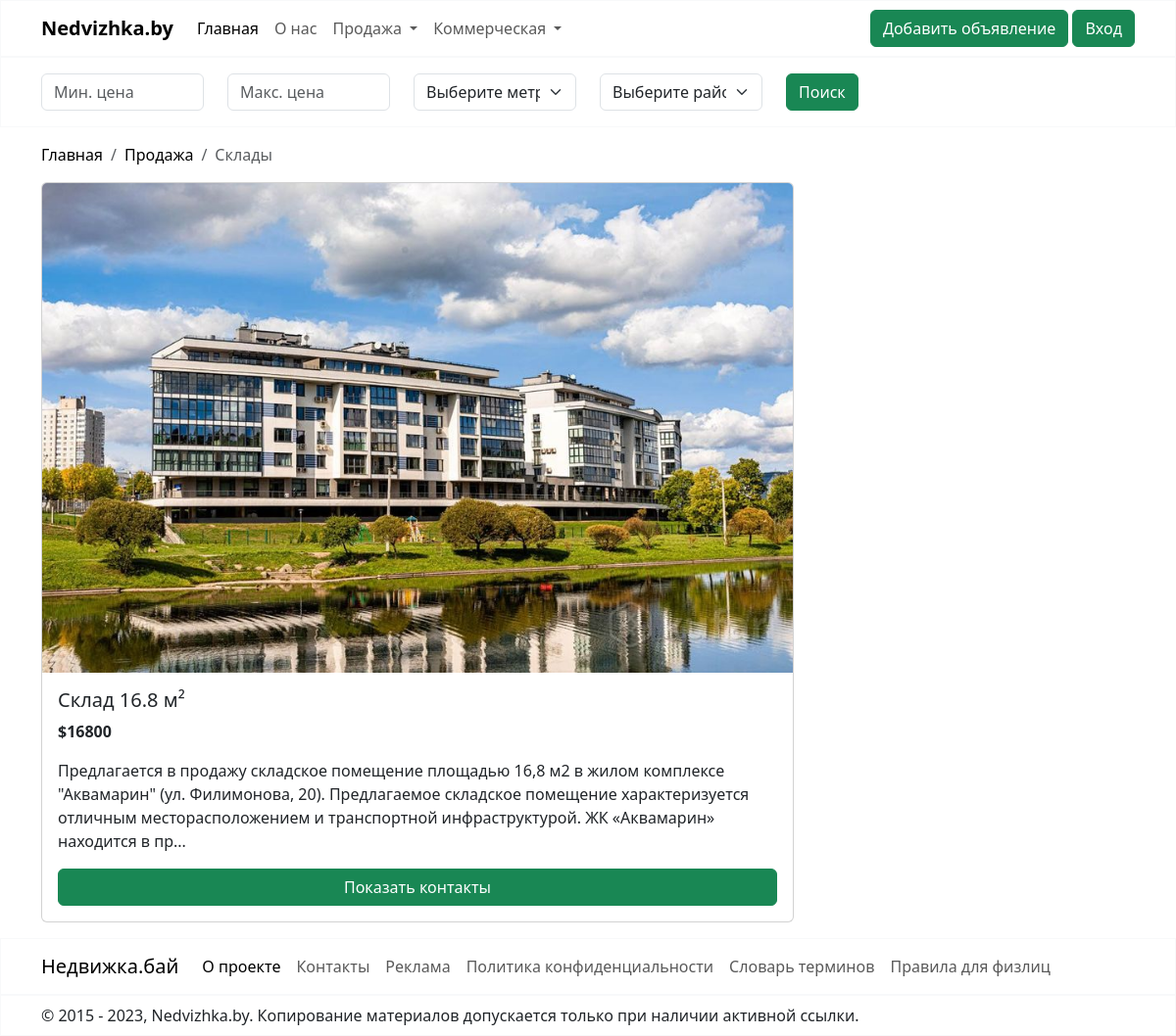
The page /sale/warehouse/ on the database its author committed.
### sale/models.py (models this page shows)
class Realty(models.Model):
    address = models.CharField(max_length=100)
    district = models.CharField(choices=DISTRICT, max_length=40, blank=True)
    subway = models.CharField(choices=SUBWAY, max_length=50, blank=True)
    description = models.CharField(max_length=4000)
    total_area = models.FloatField(validators=[MinValueValidator(10)])
    facilities = models.CharField(max_length=2000, blank=True)
    condition = models.CharField(choices=CONDITION, max_length=20)
    renovation = models.CharField(choices=RENOVATION, max_length=20)
    price = models.PositiveIntegerField(validators=[MinValueValidator(1)])
    image = models.ImageField(null=True, blank=True, upload_to="images")
    image_2 = models.ImageField(null=True, blank=True, upload_to="images")
    image_3 = models.ImageField(null=True, blank=True, upload_to="images")
    image_4 = models.ImageField(null=True, blank=True, upload_to="images")
    image_5 = models.ImageField(null=True, blank=True, upload_to="images")
    creator = models.ForeignKey(User, on_delete=models.CASCADE, default=1)
    is_moderated = models.BooleanField(default=False)
    class Meta:
        abstract = True

class Warehouse(Realty):
    number_of_separate_premises = models.PositiveIntegerField(
        validators=[MinValueValidator(1)])  # Валидатор для количества отдельных помещений
    condition = models.CharField(max_length=20, choices=CONDITION, blank=True)
    renovation = None

### sale/views.py (the view)
# urls.py: path('warehouse/', WarehouseListView.as_view(template_name="warehouse.html"), name='warehouse'),
class WarehouseListView(ListView):
    model = Warehouse
    def get_queryset(self):
        queryset = super().get_queryset().filter(is_moderated=True)
        min_price = self.request.GET.get('min_price')
        max_price = self.request.GET.get('max_price')
        subway = self.request.GET.get('subway')
        district = self.request.GET.get('district')
        if min_price and max_price:
            queryset = queryset.filter(price__gte=min_price, price__lte=max_price)
        elif min_price:
            queryset = queryset.filter(price__gte=min_price)
        elif max_price:
            queryset = queryset.filter(price__lte=max_price)
        if subway:
            queryset = queryset.filter(subway=subway)
        if district:
            queryset = queryset.filter(district=district)
        return queryset
    def get_context_data(self, **kwargs):
        context = super().get_context_data(**kwargs)
        context['min_price'] = self.request.GET.get('min_price')
        context['max_price'] = self.request.GET.get('max_price')
        context['subway'] = self.request.GET.get('subway')
        context['district'] = self.request.GET.get('district')
        return context

### sale/templates/warehouse.html (shortened to what this page needs)
{% extends "base.html" %}
{% block content %}
    <div class="container-fluid border border-light">
        <div class="container-md mt-3 mb-3">
            <form method="GET" class="form-inline">
                <div class="row mt-3">
                    <div class="col-md-2">
                        <input type="number" class="form-control mr-2" name="min_price" value="{{ min_price }}"
                               placeholder="Мин. цена ">
                    </div>
                    <div class="col-md-2">
                        <input type="number" class="form-control mr-2" name="max_price" value="{{ max_price }}"
                               placeholder="Макс. цена ">
                    </div>
                    <div class="col-md-2">
                        <select name="subway" class="form-select">
                            <option value="">Выберите метро</option>
                        </select>
                    </div>
                    <div class="col-md-2">
                        <select name="district" class="form-select">
                            <option value="">Выберите район</option>
                        </select>
                    </div>
                    <div class="col-md-2">
                        <button type="submit" class="btn btn-success">Поиск</button>
                    </div>
                </div>
            </form>
        </div>
    </div>
    <div class="container-md mt-3 mb-3">
        <nav aria-label="breadcrumb">
            <ol class="breadcrumb">
                <li class="breadcrumb-item"><a style="text-decoration: none; color: black;"
                                               href="{% url "nedvizhka" %}">Главная</a></li>
                <li class="breadcrumb-item"><a style="text-decoration: none; color: black;" href="#">Продажа</a></li>
                <li class="breadcrumb-item active" aria-current="page">Cклады</li>
            </ol>
        </nav>
    </div>
    {% for warehouse in warehouse_list %}
        <div class="container-md mt-3 mb-3">
            <div class="card" style="width: 48rem;">
                {% if warehouse.image %}
                    <img src="{{ warehouse.image.url }}" class="card-img-top" alt="..."
                         style="width: 100%; height: 500px">
                {% endif %}
                <div class="card-body d-flex flex-column">
                    <h5 class="card-title">Cклад {{ warehouse.total_area }} м² {{ office.address }}</h5>
                    <p class="card-text"><strong>${{ warehouse.price }}</strong></p>
                    <p class="card-text">{{ warehouse.description|slice:":250" }}...</p>
                    <a href="{{ warehouse.id }}" class="btn btn-success mt-auto">Показать контакты</a>
                </div>
            </div>
        </div>
    {% endfor %}
{% endblock %}

### rows shown on the page
Warehouse: image (picture), total_area "16.8", price "16800", description "Предлагается в продажу складское помещение площадью 16,8 м2 в жилом комплексе \"Аквамарин\" (ул. Филимонова, 20). Предлагаемое складское помещение характеризуется отличным месторасположением и транспортной инфраструктурой. ЖК «Аквамарин» находится в пр"
